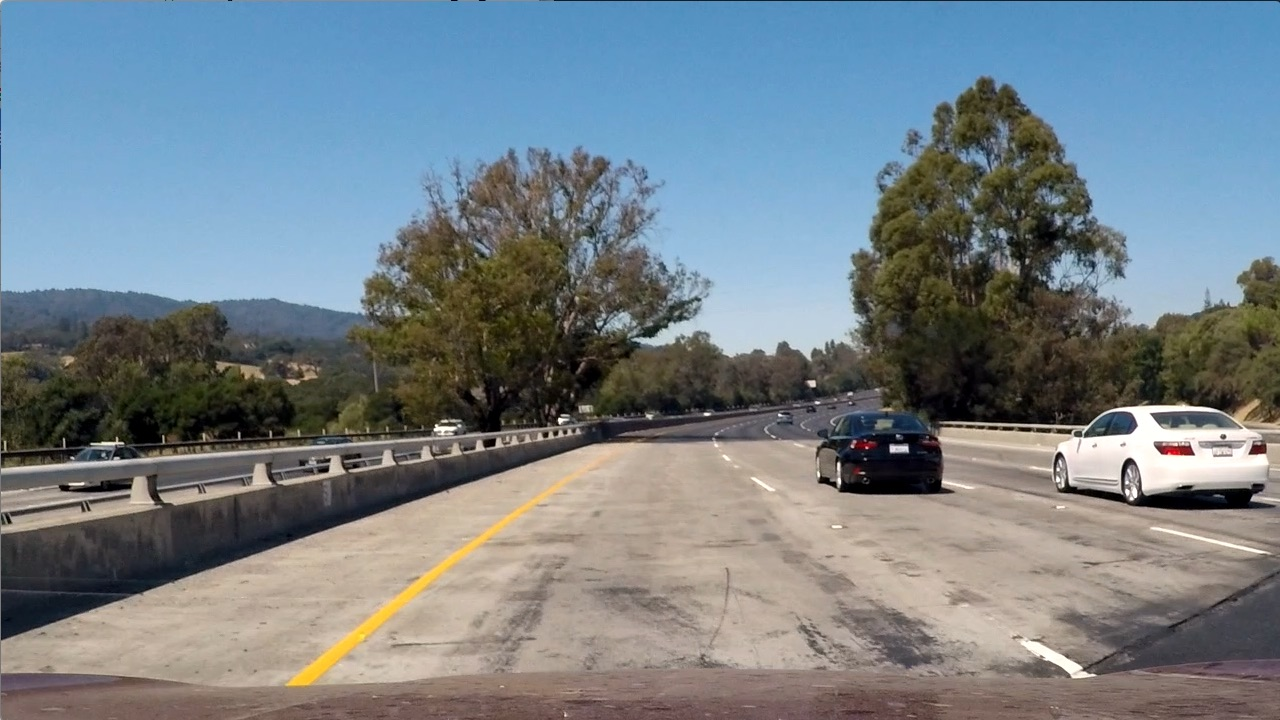
#> input picture data/test_images/test1.jpg, 1280 x 720 px
$ python check_perspective_transform.py
#> lines starting #> are read from the running program, lines starting #| are printed output that depends on the picture
import numpy as np
import cv2
from filter_classes import *


img = cv2.imread("../data/test_images/test1.jpg")
#> img is the input picture: shape (720, 1280, 3); mean B, G, R 135.5, 128.7, 117.5
# src_points = np.float32([[682,284], [479,562], [479, 757], [682, 1083]])
src_points = np.float32([[562, 479], [284, 682],[1083,682] ,[757,479]])
dst_points = np.float32([[300, 0], [300,img.shape[1]], [900, img.shape[1]], [900, 0]])
transform_m = cv2.getPerspectiveTransform(src_points, dst_points)
view_adj_img = cv2.warpPerspective(img, transform_m, (img.shape[1], img.shape[0]), flags=cv2.INTER_LINEAR)
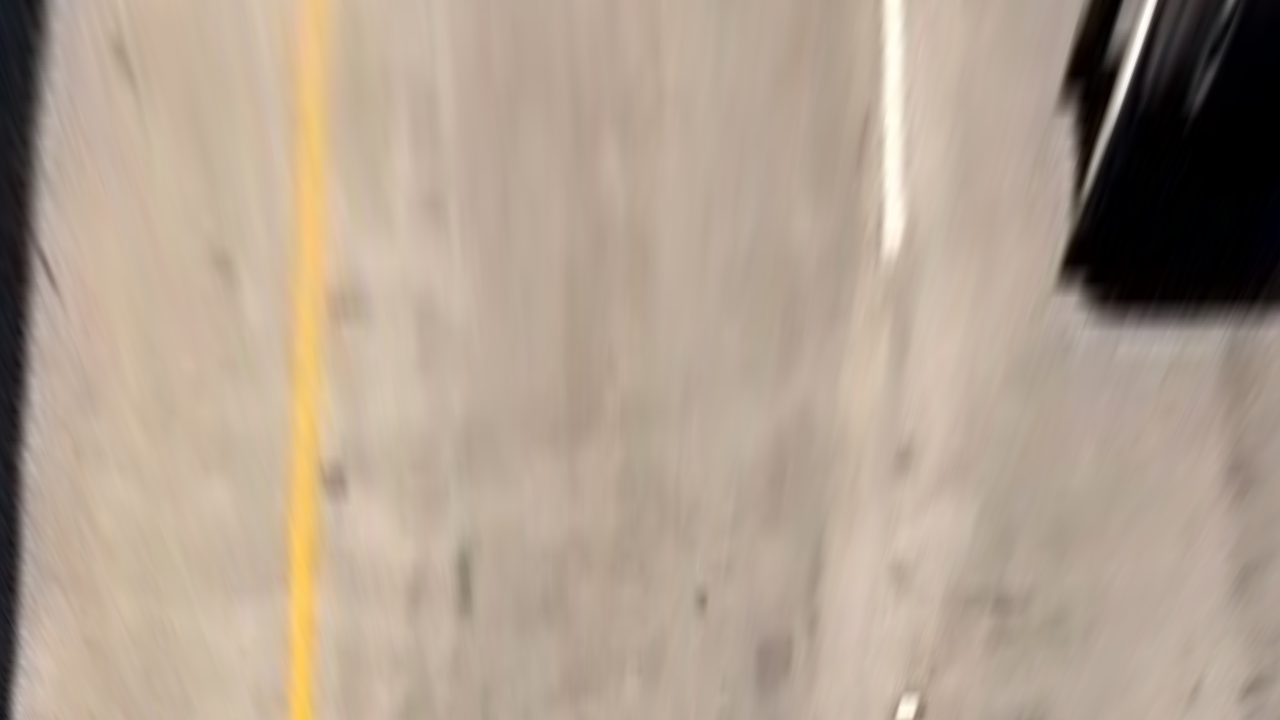
#> view_adj_img: shape (720, 1280, 3); mean B, G, R 143.4, 159.6, 176.1
print(dst_points)
#| [[ 300.    0.]
#|  [ 300. 1280.]
#|  [ 900. 1280.]
#|  [ 900.    0.]]
while True:
    cv2.imshow("blub", view_adj_img)
    k = cv2.waitKey(1) & 0xFF # (ESC)
#> (key Esc is pressed here)
    if k == 27:
        break

$ run again, with data/test_images/test2.jpg copied over data/test_images/test1.jpg
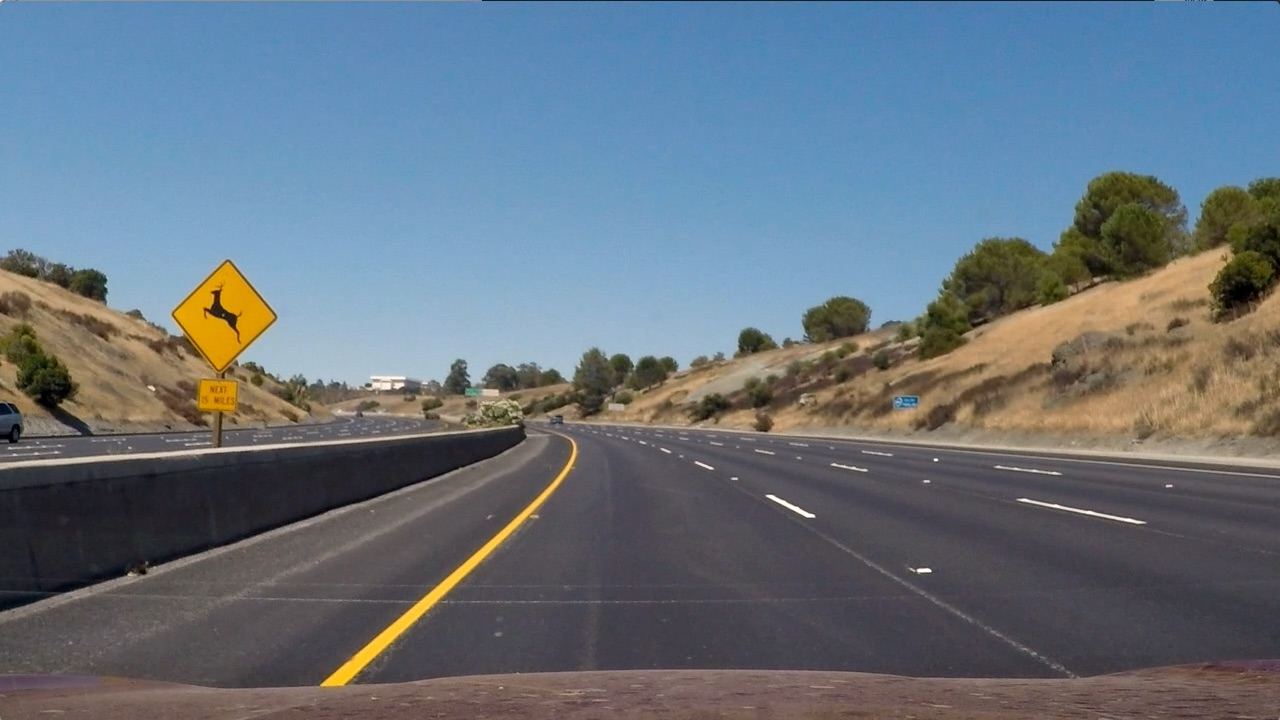
#> input picture data/test_images/test2.jpg, 1280 x 720 px
#> img is the input picture: shape (720, 1280, 3); mean B, G, R 125.5, 114.6, 102.8
#> `view_adj_img = cv2.warpPerspective(img, transform_m, (img.shape[1], im..`:
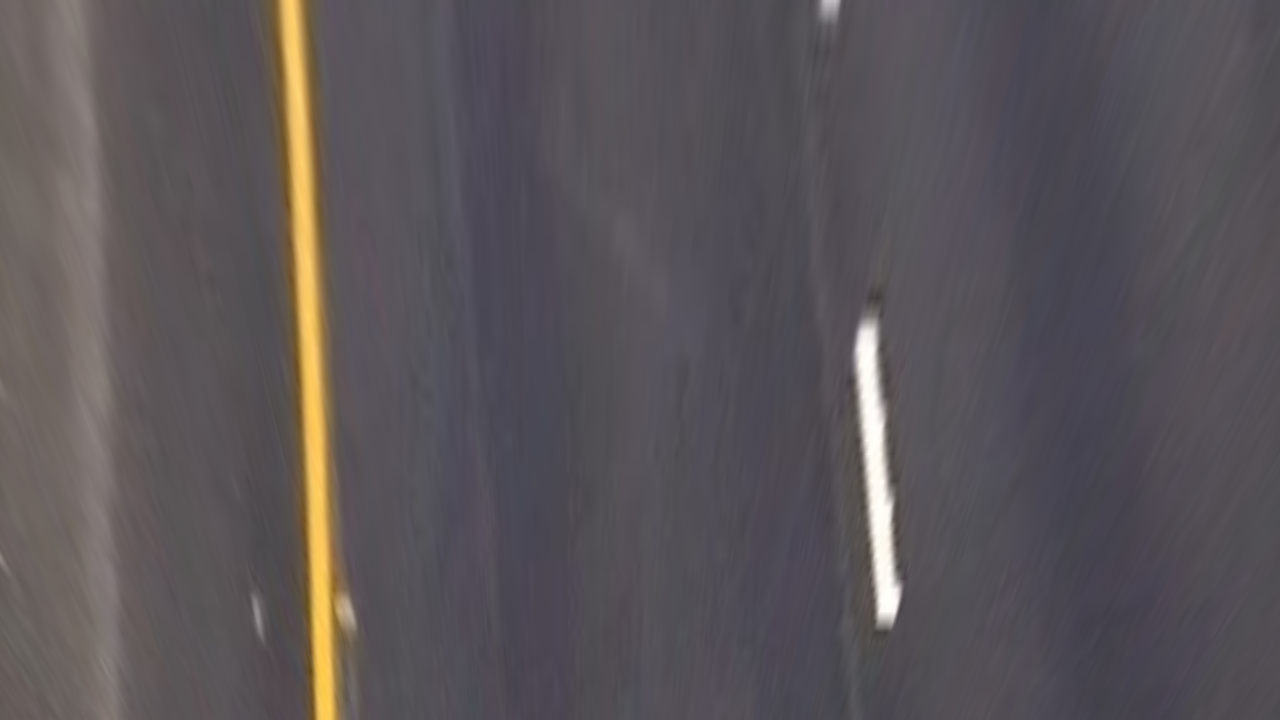
#> view_adj_img: shape (720, 1280, 3); mean B, G, R 88.3, 84.8, 90.3
#| [[ 300.    0.]
#|  [ 300. 1280.]
#|  [ 900. 1280.]
#|  [ 900.    0.]]

$ run again, with data/test_images/test3.jpg copied over data/test_images/test1.jpg
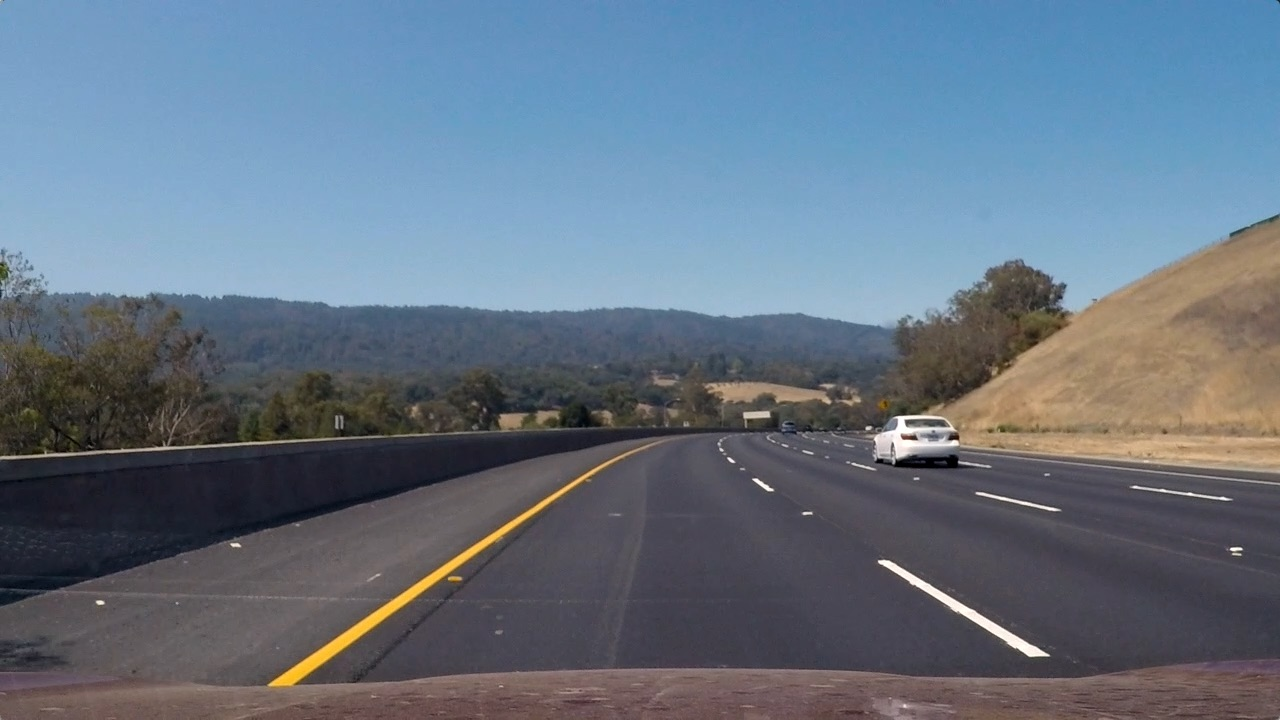
#> input picture data/test_images/test3.jpg, 1280 x 720 px
#> img is the input picture: shape (720, 1280, 3); mean B, G, R 130.7, 115.3, 101.1
#> `view_adj_img = cv2.warpPerspective(img, transform_m, (img.shape[1], im..`:
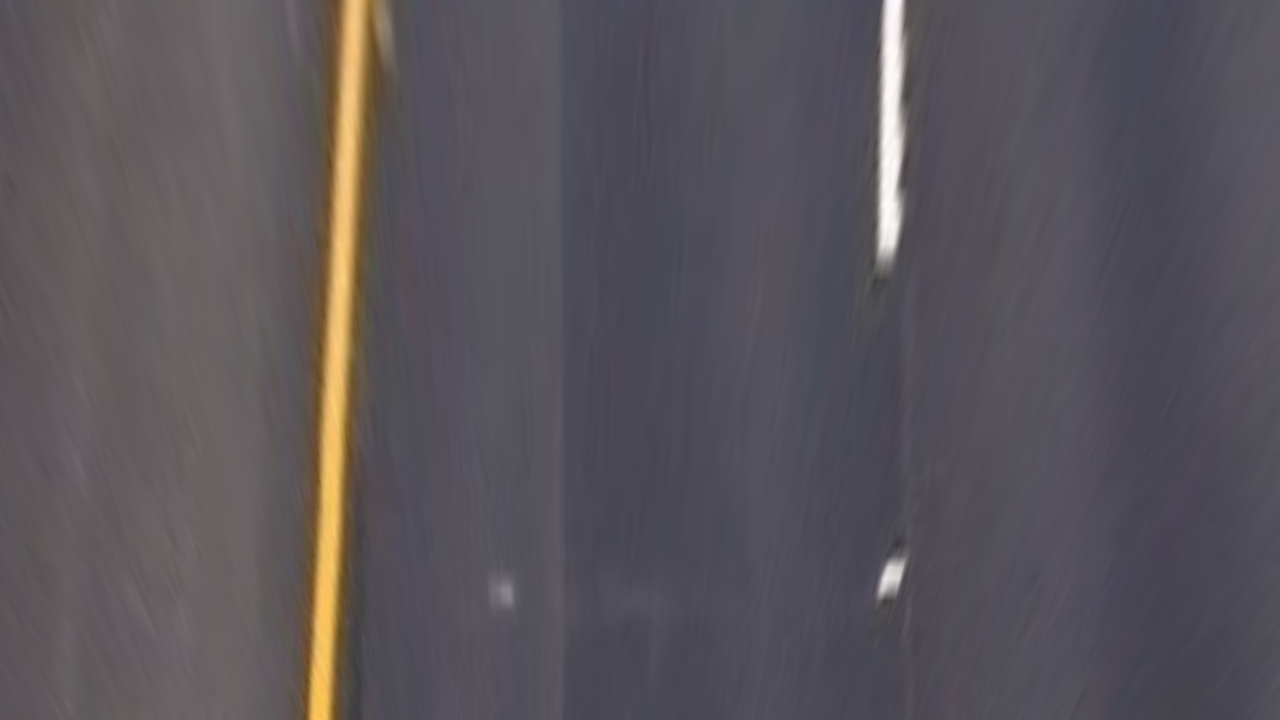
#> view_adj_img: shape (720, 1280, 3); mean B, G, R 90.3, 84.5, 89.2
#| [[ 300.    0.]
#|  [ 300. 1280.]
#|  [ 900. 1280.]
#|  [ 900.    0.]]

$ run again, with data/test_images/test4.jpg copied over data/test_images/test1.jpg
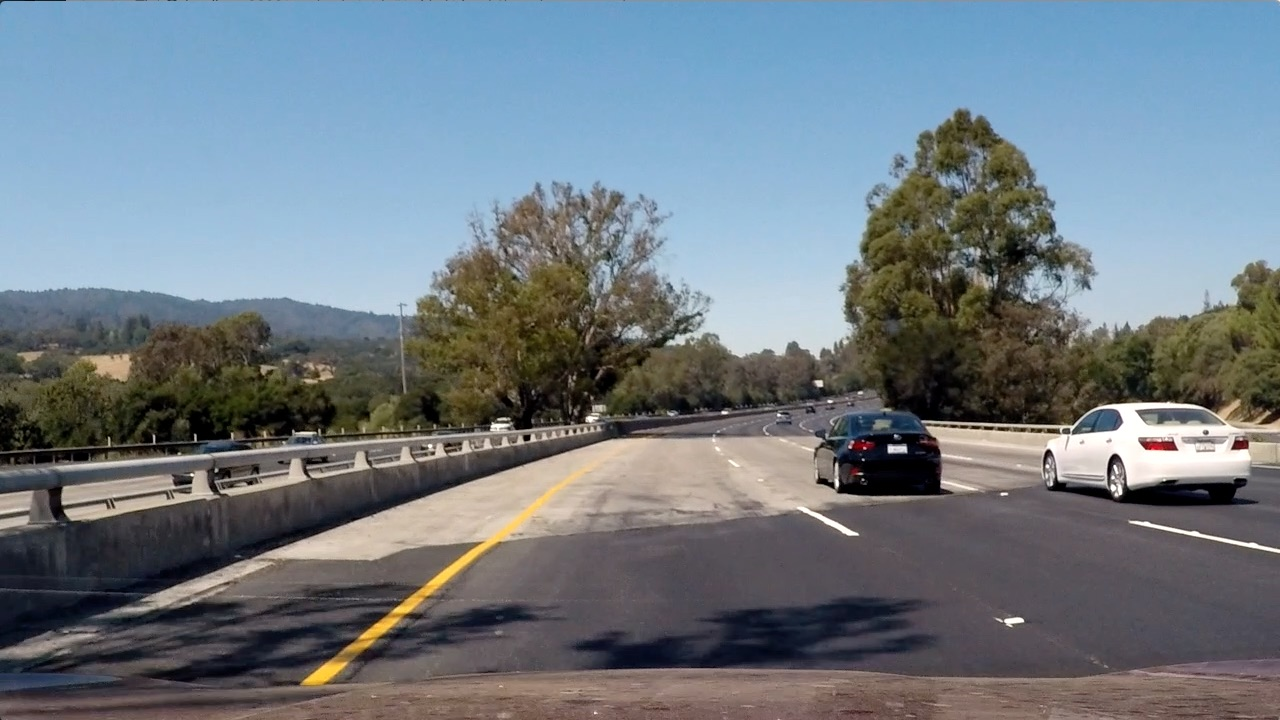
#> input picture data/test_images/test4.jpg, 1280 x 720 px
#> img is the input picture: shape (720, 1280, 3); mean B, G, R 130.9, 122.7, 112.2
#> `view_adj_img = cv2.warpPerspective(img, transform_m, (img.shape[1], im..`:
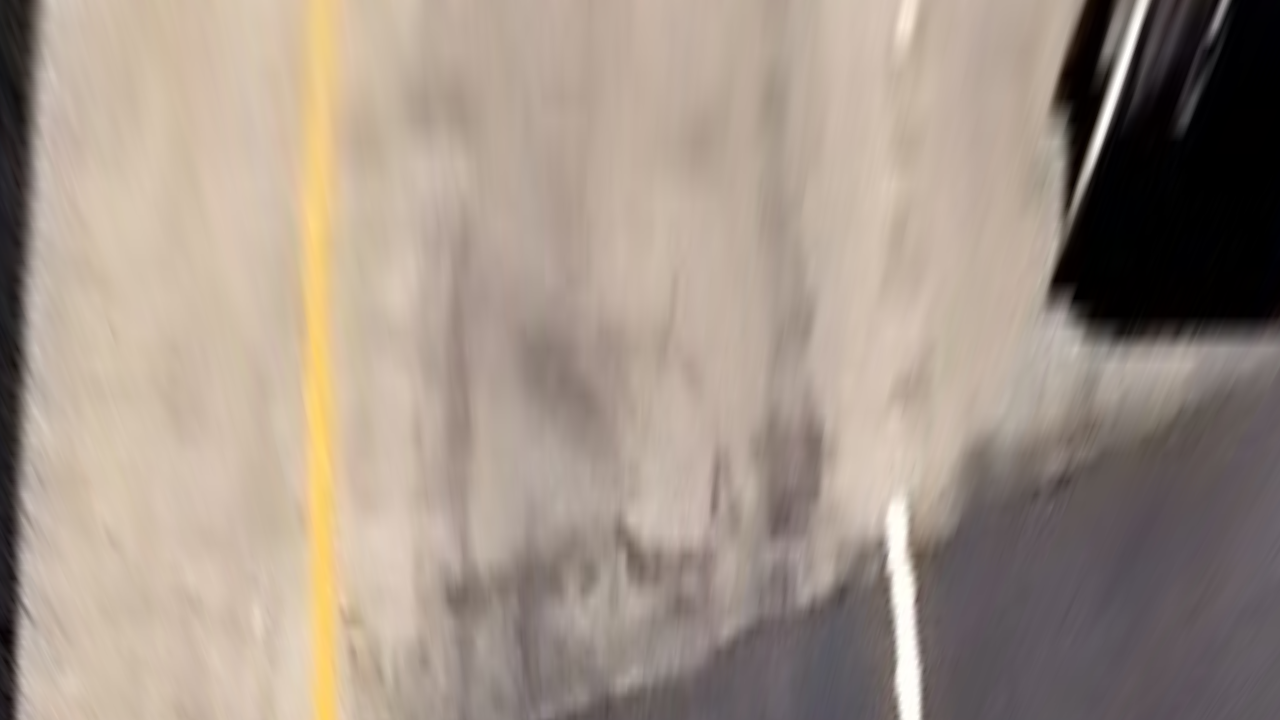
#> view_adj_img: shape (720, 1280, 3); mean B, G, R 136, 147.8, 162
#| [[ 300.    0.]
#|  [ 300. 1280.]
#|  [ 900. 1280.]
#|  [ 900.    0.]]
